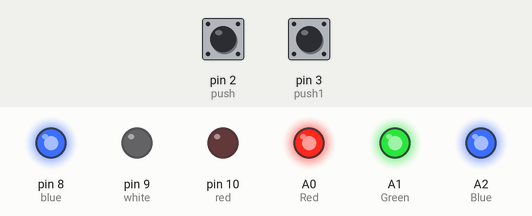
Simulated run of this sketch. Board: Arduino Nano, built with avr-gcc and run on an emulated ATmega328P. Parts: output pins drawn as LEDs (lit = HIGH). Inputs (shaded band) come from the test bench; at power-on: pin 2 (push) HIGH, pin 3 (push1) LOW. What the sketch prints to the serial monitor is not drawn.

Above: at 1.2 s.
1.3 s: pin 2 (push) pulled LOW for 0.15 s
At 1.39 s:
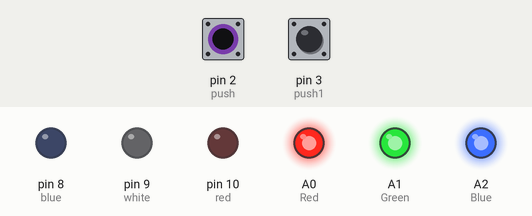
2.9 s: pin 3 (push1) pulled HIGH for 0.15 s
At 2.99 s:
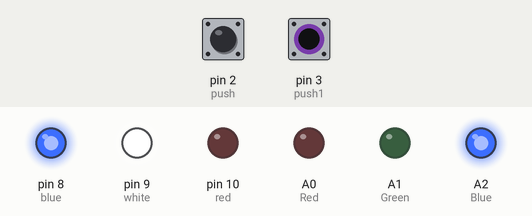
4.5 s: pin 3 (push1) pulled HIGH for 3.2 s
At 8.9 s:
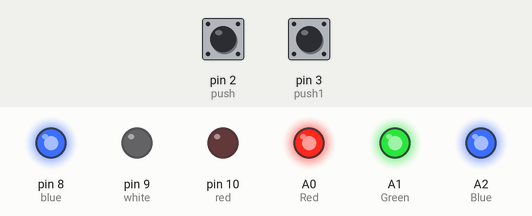
9.2 s: pin 2 (push) pulled LOW for 3.2 s
At 9.5 s:
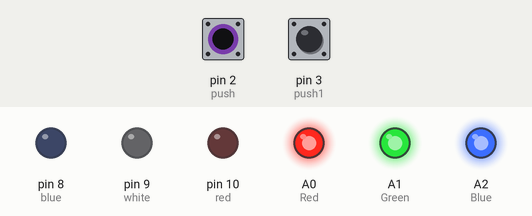
15.4 s: pin 2 (push) driven LOW and pin 3 (push1) driven HIGH
At 16.4 s:
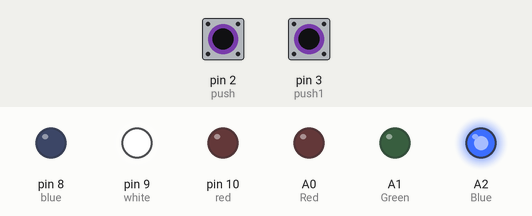
Timing chart, 0 to 17.9 s (numbered marks = the images above; inputs shaded):
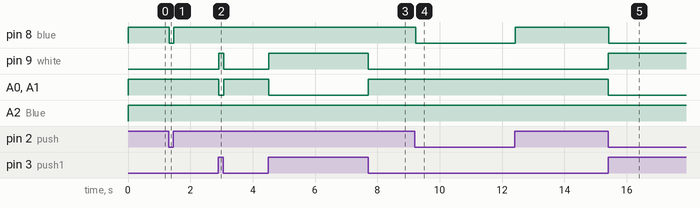

Measured:
- after the input at 1.3 s, pin 8 (blue): HIGH → LOW at once, → HIGH 0.15 s later
- after the input at 2.9 s, pin 9 (white): LOW → HIGH at once, → LOW 0.17 s later; A0 (Red), A1 (Green): HIGH → LOW at once, → HIGH 0.17 s later
- after the input at 4.5 s, pin 9 (white): LOW → HIGH at once, → LOW 3.2 s later; A0 (Red), A1 (Green): HIGH → LOW at once, → HIGH 3.2 s later
- after the input at 9.2 s, pin 8 (blue): HIGH → LOW at once, → HIGH 3.2 s later
- after the input at 15.4 s, pin 8 (blue), A0 (Red), A1 (Green): HIGH → LOW at once; pin 9 (white): LOW → HIGH at once

The sketch:

learning_ard.ino
```cpp
#define blue 8
#define white 9
#define red 10
#define push 2
#define push1 3
#define push2 A7

//RGB
#define Blue A2
#define Green A1
#define Red A0
int counter = 0;


void setup() {
  // put your setup code here, to run once:
pinMode(blue,OUTPUT);
pinMode(white,OUTPUT);
pinMode(red,OUTPUT);
pinMode(push,INPUT);
pinMode(push1,INPUT);
pinMode(push2,INPUT);
pinMode(Blue,OUTPUT);
pinMode(Green,OUTPUT);
pinMode(Red,OUTPUT);

Serial.begin(9600);

}

void loop() {
  // put your main code here, to run repeatedly:
  counter +=1;

//  delay(500);
//  digitalWrite(blue,LOW);
//  delay(500);
//

int buttonstate = digitalRead(push);
Serial.print("light is on");
//Serial.println(counter);
Serial.println(buttonstate);
if (buttonstate == 0){
digitalWrite(blue,LOW);
}
else{
  digitalWrite(blue,HIGH);

  }
int newst = digitalRead(push1);
Serial.println(newst);
int newbt = digitalRead(push2);
Serial.println(newbt);

if (newbt == 1){
   digitalWrite(red,HIGH);

}
else{
  digitalWrite(red,LOW);
}
if (newst == 1){
   digitalWrite(white,HIGH);

}
else
{
  digitalWrite(white,LOW);
}

if (newbt == 0){
   digitalWrite(Blue,HIGH);

}
else{
  digitalWrite(Blue,LOW);
}
if (newst == 0){
   digitalWrite(Green,HIGH);

}
else{
  digitalWrite(Green,LOW);
}
if (newst == 0){
   digitalWrite(Red,HIGH);

}
else{
  digitalWrite(Red,LOW);
}
}
```
